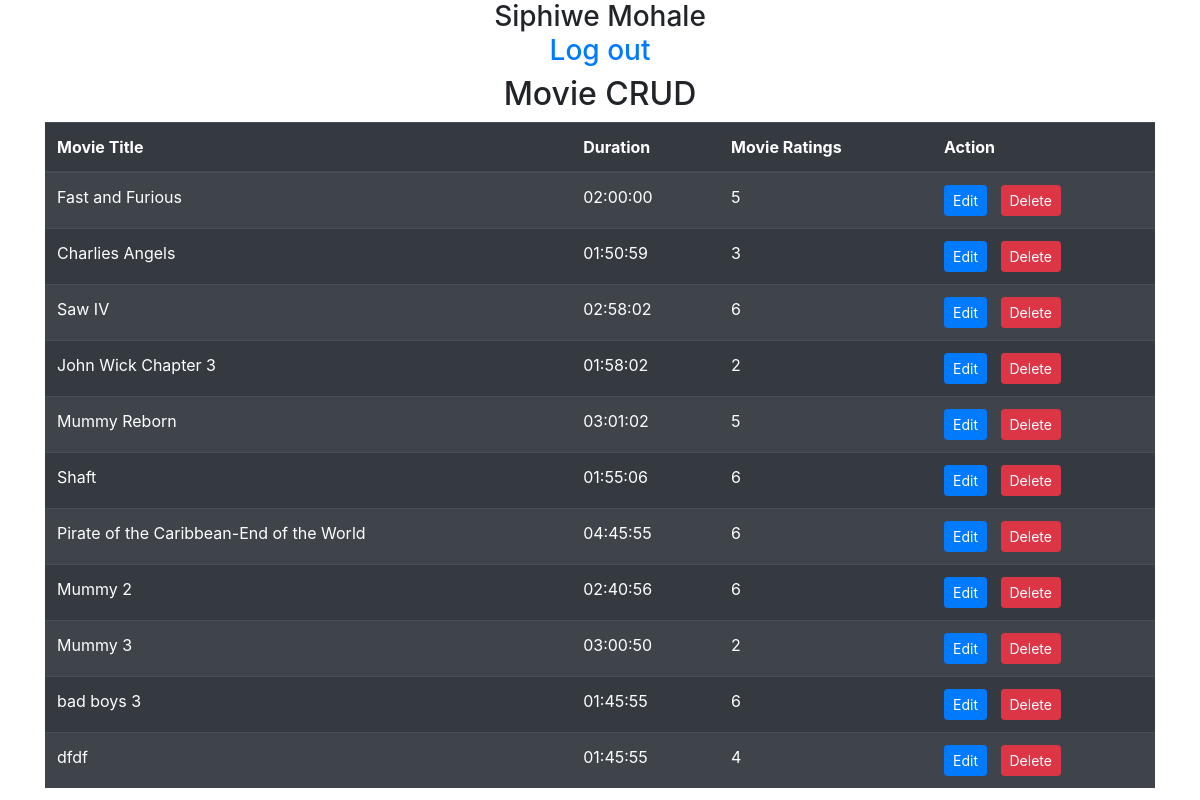
/CRUDPage.php (signed in), run on the app's committed database.
### tables this page shows
CREATE TABLE `users` (
  `id` int(11) NOT NULL,
  `email` varchar(30) NOT NULL,
  `Password` varchar(64) NOT NULL,
  `salt` varchar(32) NOT NULL,
  `names` varchar(60) NOT NULL,
  `joined` datetime NOT NULL,
  `group` int(11) NOT NULL
);

CREATE TABLE `crud` (
  `id` int(11) NOT NULL,
  `title` varchar(100) NOT NULL,
  `duration` time NOT NULL,
  `rating` int(11) NOT NULL
);

### Classes/Config.php (called while the page is built)
<?php
class Config {
    public static function get($path = null) {
        if($path) {
            $config = $GLOBALS['config'];
            $path = explode('/', $path);
            foreach($path as $bit) {
                if(isset($config[$bit])) {
                    $config = $config[$bit];
                }
            }
            return $config;
        }
        return false;
    }
}

### Classes/DB.php (called while the page is built, shortened)
<?php
class DB {
    private static $_instance = null;
    private $_pdo, $_query, $_error = false, $_results, $_count = 0;
    private function __construct() {
        try {
            $this->_pdo = new PDO('mysql:host=' . Config::get('mysql/host') . ';dbname=' . Config::get('mysql/db'), Config::get('mysql/username'), Config::get('mysql/password'));
        } catch(PDOException $e) {
            die($e->getMessage());
        }
    }
    public static function getInstance() {
        if(!isset(self::$_instance)) {
            self::$_instance = new DB();
        }
        return self::$_instance;
    }
    public function query($sql, $params = array()) {
        $this->_error = false;
        if($this->_query = $this->_pdo->prepare($sql)) {
            $x = 1;
            if(count($params)) {
                foreach($params as $param) {
                    $this->_query->bindValue($x, $param);
                    $x++;
                }
            }
            if($this->_query->execute()) {
                $this->_results = $this->_query->fetchAll(PDO::FETCH_OBJ);
                $this->_count = $this->_query->rowCount();
            } else {
                $this->_error = true;
            }
        }
        return $this;
    }
    public function action($action, $table, $where = array()) {
        if(count($where) === 3) {
            $operators = array('=', '>', '<', '>=', '<=');
            $field      = $where[0];
            $operator   = $where[1];
            $value      = $where[2];
            if(in_array($operator, $operators)) {
                $sql = "{$action} FROM {$table} WHERE {$field} {$operator} ?";
                if(!$this->query($sql, array($value))->error()) {
                    return $this;
                }
            }
        }
        return false;
    }
    public function get($table, $where) {
        return $this->action('SELECT *', $table, $where);
    }
    public function results() {
        return $this->_results;
    }
    public function first() {
        return $this->results()[0];
    }
    public function error() {
        return $this->_error;
    }
    public function count() {
        return $this->_count ;
    }
}

### Classes/User.php (called while the page is built, shortened)
<?php
class User {
    private $_db, $_data, $_sessionName, $_cookieName, $_isLoggedIn;
    public function __construct($user = null) {
        $this->_db = DB::getInstance();
        $this->_sessionName = Config::get('session/session_name');
        if(!$user) {
            if(Session::exists($this->_sessionName)) {
                $user = Session::get($this->_sessionName);
                if($this->find($user)) {
                    $this->_isLoggedIn = true;
                } else {
                }
            }
        } else {
            $this->find($user);
        }
    }
    public function find($user = null) {
        if($user) {
            $field = (is_numeric($user)) ? 'id' : 'email';
            $data = $this->_db->get('users', array($field, '=', $user));
            if($data->count()) {
                $this->_data = $data->first();
                return true;
            }
        }
        return false;
    }
    public function data() {
        return $this->_data;
    }
    public function isLoggedIn() {
        return $this->_isLoggedIn;
    }
}

### Classes/Session.php (called while the page is built, shortened)
<?php
class Session {
    public static function exists($name) {
        return (isset($_SESSION[$name])) ? true : false;
    }
    public static function get($name) {
        return $_SESSION[$name];
    }
}

### functions/sanitize.php (called while the page is built)
<?php
function escape($string) {
    return htmlentities($string, ENT_QUOTES, 'UTF-8');
}

### Classes/Database.php (called while the page is built)
<?php
class Database {
   protected function connect() {
       try {
           $conn = new PDO("mysql:host=localhost;dbname=movies_database", 'root', '');
           $conn->setAttribute(PDO::ATTR_ERRMODE, PDO::ERRMODE_EXCEPTION);
           return $conn;
       } catch(PDOException $e) {
           echo "Connection failed: " . $e->getMessage();
       }
   }
}

### Classes/Movie.php (called while the page is built, shortened)
<?php
class Movie extends Database{
    public function select() {
        $sql =  "SELECT * FROM crud";
        $result = $this->connect()->query($sql);
        if($result->rowCount() > 0) {
            while ($row = $result->fetch()) {
                $data[] = $row;
            }
            return $data;
        }
    }
}

### CRUDPage.php (the view, shortened to what this page needs)
<?php
require_once 'Classes/Movie.php';
require_once 'Classes/Database.php';
?>
<!doctype html>
<html lang="en">
  <head>
    <link rel="stylesheet" href="https://stackpath.bootstrapcdn.com/bootstrap/4.4.1/css/bootstrap.min.css">
  </head>
  <body>
    <h3>
        <?php
            $user = new User();
            if($user->isLoggedIn()) {
                echo "<div class='row justify-content-center'>" . escape($user->data()->names) . "</div>";
                echo "<div class='row justify-content-center'><a href='logout.php'>Log out</a></div>";
            }
        ?>
    </h3>
    <div class="container">
        <div class="row justify-content-center"><h2>Movie CRUD</h2></div>
        <table class="table table-dark table-striped">
            <thead>
            <tr>
                <th>Movie Title</th>
                <th>Duration</th>
                <th>Movie Ratings</th>
                <th>Action</th>
            </tr>
            </thead>
            <tbody>
                <?php
                   $movie = new Movie();
                   $rows = $movie->select();
                   foreach($rows as $row) {
                ?>
                    <tr>
                        <td><?php echo $row['title']; ?></td>
                        <td><?php echo $row['duration']; ?></td>
                        <td><?php echo $row['rating']; ?></td>
                        <td><a class="btn btn-sm btn-primary" href="edit.php?id=<?php echo $row['id']; ?>">Edit</a> &nbsp;
                            <a class="btn btn-sm btn-danger" href="CRUDPage.php?del=<?php echo $row['id']; ?>">Delete</a></td>
                    </tr>
                <?php
                   }
                ?>
            </tbody>
        </table>
    </div>
  </body>
</html>

### data on the page
users: names "Siphiwe Mohale"
crud: title "Fast and Furious", duration "02:00:00", rating "5"
crud: title "Charlies Angels", duration "01:50:59", rating "3"
crud: title "Saw IV", duration "02:58:02", rating "6"
crud: title "John Wick Chapter 3", duration "01:58:02", rating "2"
crud: title "Mummy Reborn", duration "03:01:02", rating "5"
crud: title "Shaft", duration "01:55:06", rating "6"
crud: title "Pirate of the Caribbean-End of the World", duration "04:45:55", rating "6"
crud: title "Mummy 2", duration "02:40:56", rating "6"
crud: title "Mummy 3", duration "03:00:50", rating "2"
crud: title "bad boys 3", duration "01:45:55", rating "6"
crud: title "dfdf", duration "01:45:55", rating "4"
